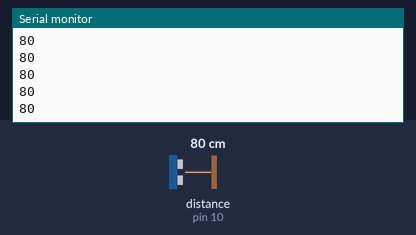
A sketch run on a simulated Arduino Uno, built with avr-gcc and run on an emulated ATmega328P. On the bench: the last lines printed to the serial monitor. Wiring (inferred from the names in the program): ultrasonic range finder: trigger pin 9; echo pin 10. Inputs (shaded band) come from the test bench; at power-on: distance to the obstacle (sensor on pin 10) 80 cm. The echo pulse lasts 58.3 µs per cm.

Above: at 1.2 s.
1.3 s: distance to the obstacle (sensor on pin 10) set to 2 cm
At 2.1 s:
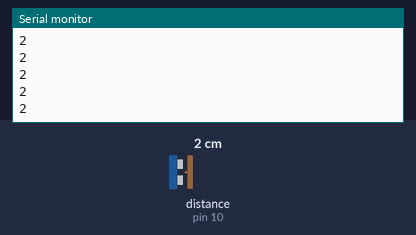
2.8 s: distance to the obstacle (sensor on pin 10) set to 4 cm
At 3.7 s:
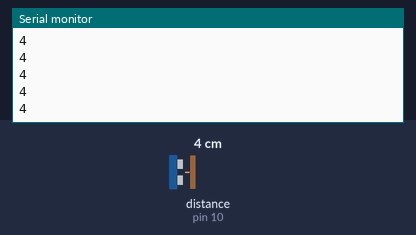
Timing chart, 0 to 5.8 s (numbered marks = the images above; inputs shaded):
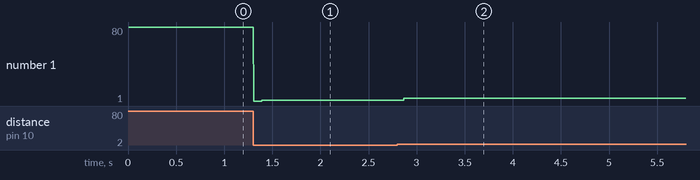

The sketch:

FloppyBird_ultrasonic.ino
```cpp
const int trigPin=9;  //DECLARE TRIG PIN AT D11
int echoPin=10;         //DECLARE ECHO PIN AT D10
int safezone=10;
void setup()
{
pinMode(trigPin,OUTPUT);
pinMode(echoPin,INPUT);
Serial.begin(9600);
}
void loop()
{
long duration,cm;           //DECLARE VARIABLES TO STORE SENSOR O/P
digitalWrite(trigPin,LOW);  //MAKE THE TRIG PIN LOW
delayMicroseconds(2);       //WAIT FOR FEW MICROSECONDS
digitalWrite(trigPin,HIGH); //NOW SET THE TRIG PIN
delayMicroseconds(5);       //WAIT FOR FEW MICROSECONDS UNTIL THE TRIG PULSE IS SENT
digitalWrite(trigPin,LOW);  //MAKE THE TRIG PIN LOW AGAIN
duration=pulseIn(echoPin,HIGH); //MAKE ECHO PIN HIGH AND STORE THE BOUNCED PULSE IN VARIABLE DURATION
cm=microsecondsToCentimeters(duration);
long inch= cm/2.54;
Serial.println(cm);
}
long microsecondsToCentimeters(long microseconds) //SPEED OF SOUND IS 29 uSEC PER CM
{
return microseconds/29/2;  //THE PULSE TRAVELS FROM THE SENSOR AND AGAIN COMES BACK SO WE DIVIDE IT BY 2 TO TAKE ONLY HALF OF THE TOTAL DISTANCE
}
```

Measured:
- after the input at 1.3 s, the serial monitor: prints a new line at once (image 1)
- after the input at 2.8 s, the serial monitor: prints a new line after 0.07 s (image 2)
- plotted number 1: 80 → 2 after the input at 1.3 s, 2 → 4 after the input at 2.8 s
